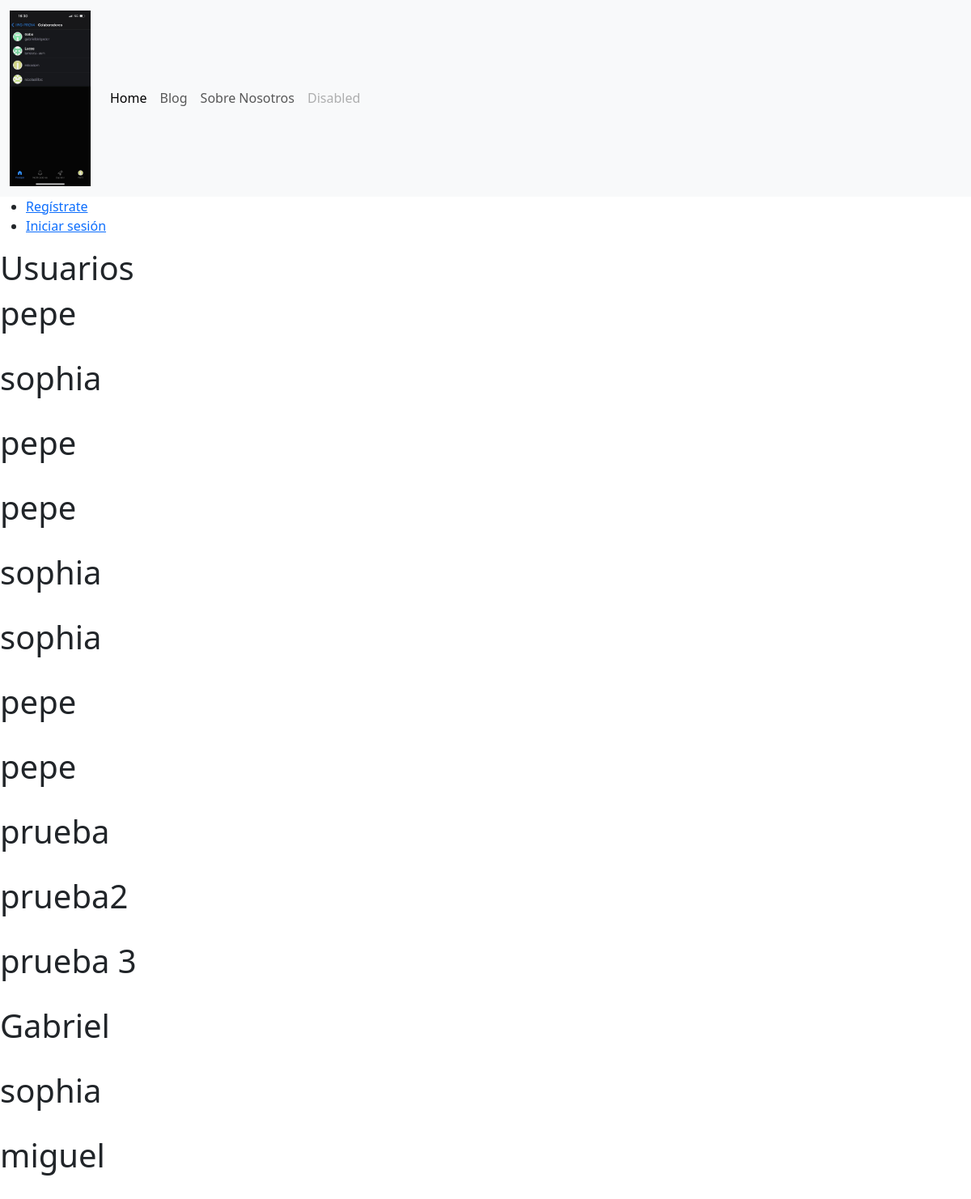
The app's page /users/, older data.
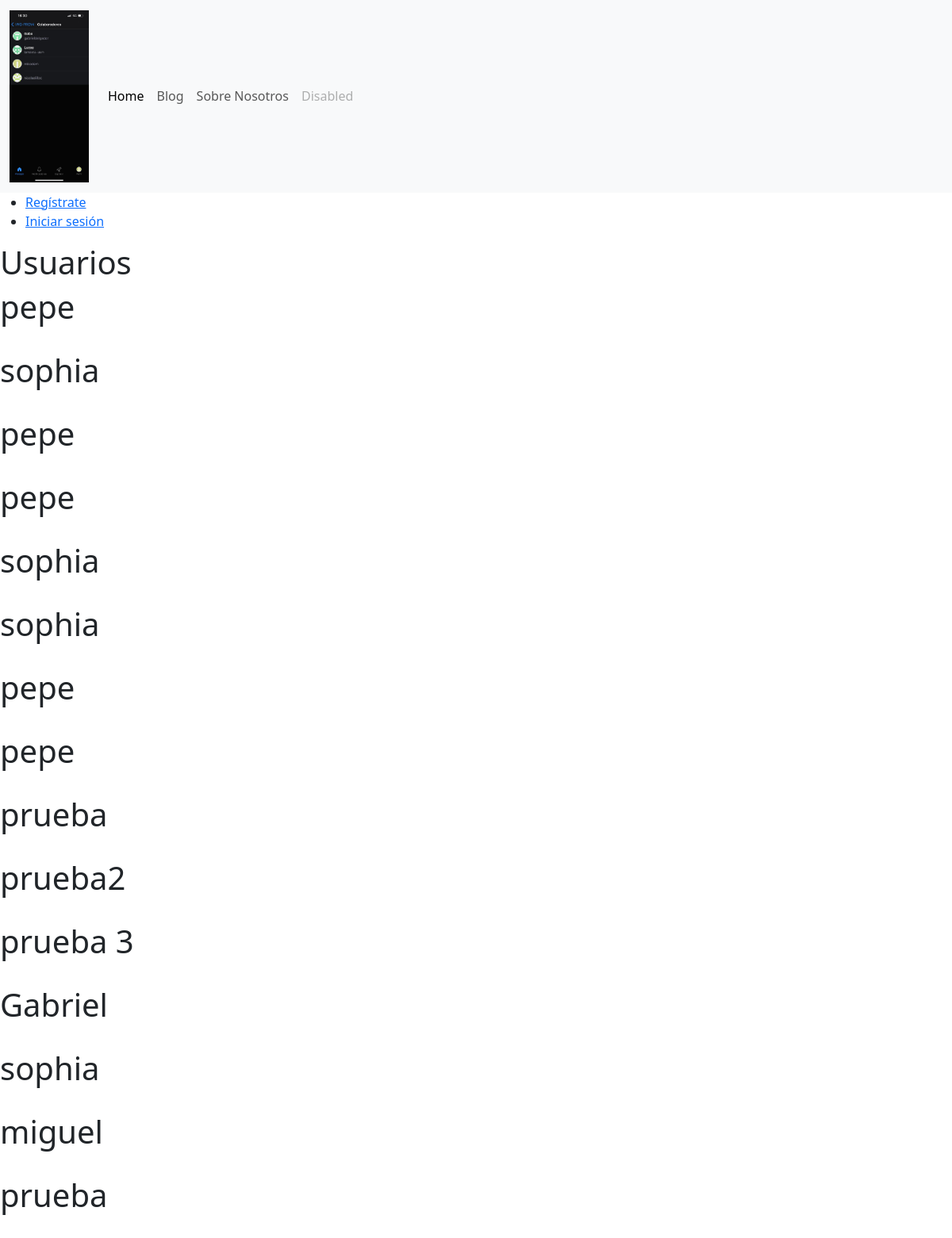
The same page, newer data.
### myapp/models.py (models this page shows, shortened)
class Usuario(models.Model):
    name = models.CharField(max_length=20)
    padecimiento = models.CharField(max_length=20, default="default")
    alergias = models.TextField()
    contact = models.CharField(max_length=20)
    num_contact = models.IntegerField()
    recomendaciones_condicion = models.TextField(default="No se encontraron recomendaciones para esta condición")
    codigo= models.TextField(default="default")
    user= models.ForeignKey(User, on_delete=models.CASCADE, null=True, blank=True)

### myapp/views.py (the view)
# urls.py: path('users/', views.user, name="users"),
def user(request):
    users = Usuario.objects.all()
    return render(request, "users.html", {"users" : users})

### myapp/templates/users.html (shortened to what this page needs)
{% extends "layouts/base.html" %}
{% load static %}
{% block content %}
<h1> Usuarios </h1>
{% for user in users %}
<h1>
    {{ user.name }}
</h1>
{% endfor %}
{% endblock %}

Row changes from the older to the newer data that the page shows:
added Usuario: name "prueba"
